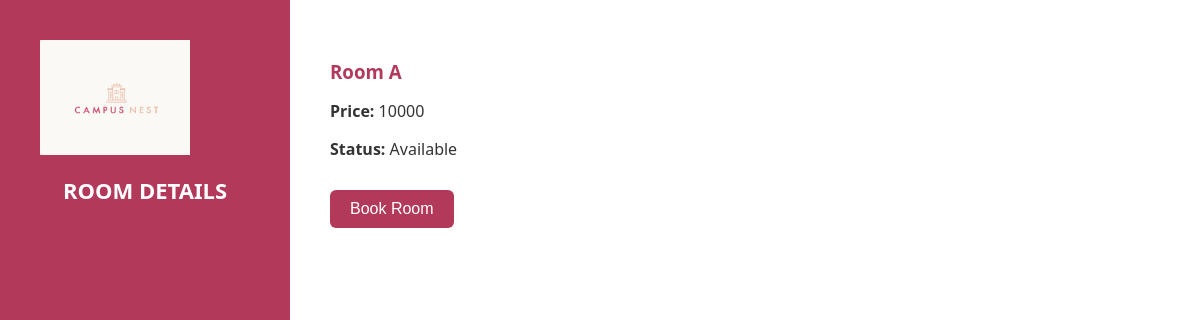
Page /Desktop21/RoomDetails.php?roomid=201 (signed in) on the committed database.
### tables this page shows
create table room(
    RoomId int,
    RoomName varchar(30),
    RoomPrice int,
    RoomAvailability boolean,  
    HouseId int,
    RoomPhoto varchar(2000)
);

### Desktop21/RoomDetails.php (the view, shortened to what this page needs)
<?php
include('../connection.php');
$roomID = intval($_GET['roomid']);
$result = mysqli_query($conn, "SELECT * FROM room WHERE roomid = $roomID");
$room = mysqli_fetch_assoc($result);
?>
<!DOCTYPE html>
<html lang="en">
<head>
</head>
<body>
    <div class="container">
        <div class="sidebar">
            <img src="Campusnestlogo.jpg" alt="Logo" class="logo">
            <h2>ROOM DETAILS</h2>
        </div>
        <div class="main-content">
            <div class="room-details">
                <h3><?php echo htmlspecialchars($room['RoomName']); ?></h3>
                <p><strong>Price:</strong> <?php echo htmlspecialchars($room['RoomPrice']); ?></p>
                <p><strong>Status:</strong> <?php echo htmlspecialchars($room['RoomAvailability'] ? "Available" : "Booked"); ?></p>
            </div>
            <?php if ($room['RoomAvailability']): ?>
                <form method="POST" class="book-form">
                    <button type="submit" name="book">Book Room</button>
                </form>
            <?php else: ?>
                <p class="error-msg">This room is already booked.</p>
            <?php endif; ?>
        </div>
    </div>
</body>
</html>

### Desktop21/RoomDetails.php (style rules this page uses)
body { font-family: 'Segoe UI', sans-serif; background-color: #fff8e7; margin: 0; padding: 0; }
.logo { width: 150px; height: auto; margin: 20px; display: block; }
.container { display: flex; }
.sidebar { width: 250px; background-color: #b3395b; padding: 20px; min-height: 100vh; color: white; }
.sidebar h2 { font-size: 22px; margin-top: 20px; text-align: center; }
.main-content { flex: 1; padding: 40px; background-color: white; }
.room-details { margin-bottom: 30px; }
.room-details h3 { color: #b3395b; margin-bottom: 10px; }
.room-details p { margin-bottom: 10px; color: #333; }
.book-form button { padding: 10px 20px; background-color: #b3395b; color: white; border: none; border-radius: 6px; cursor: pointer; font-size: 16px; }

### rows in the picture
room: RoomName "Room A", RoomPrice "10000", RoomAvailability "Available"
